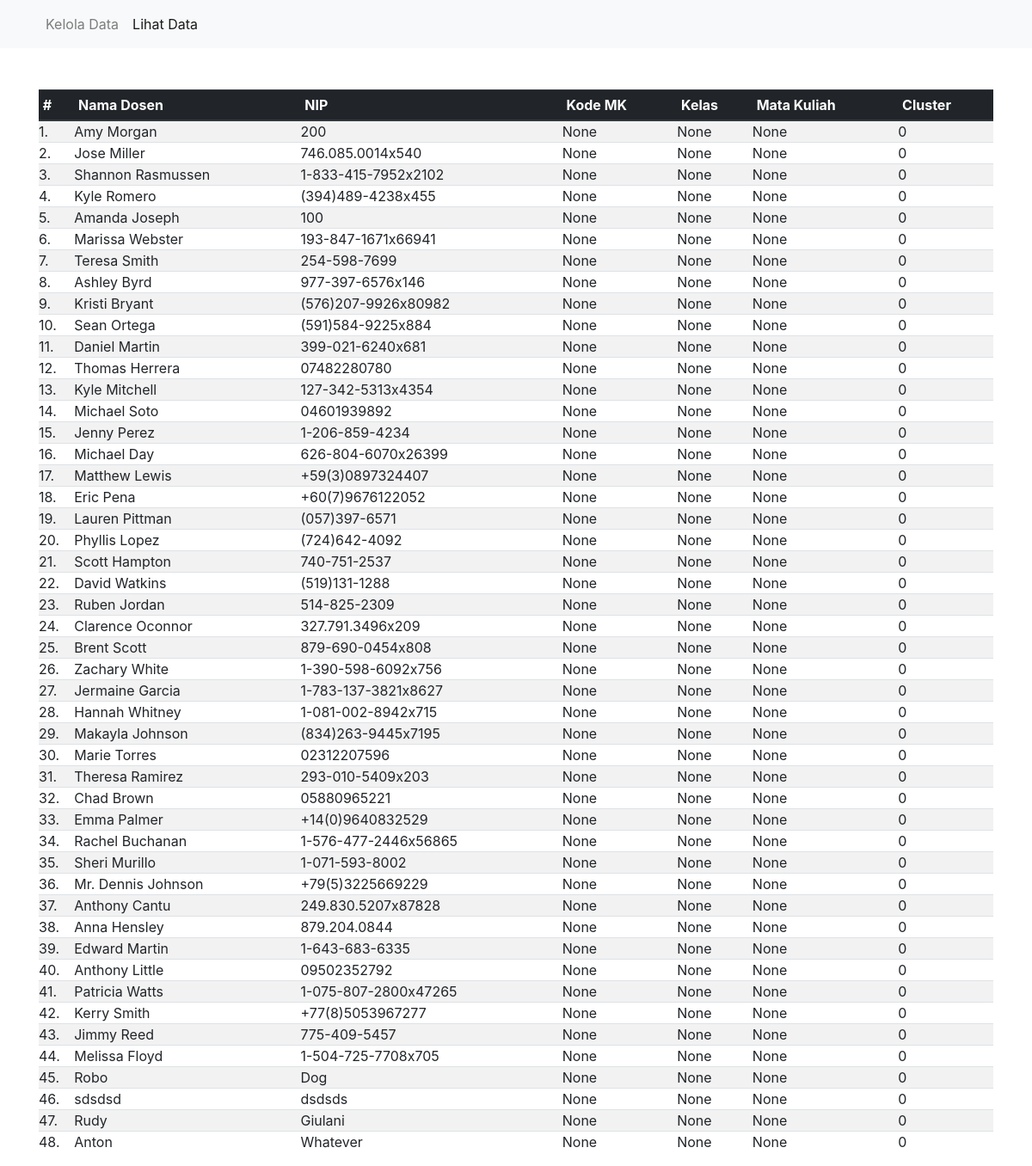
The app's page /view, older data.
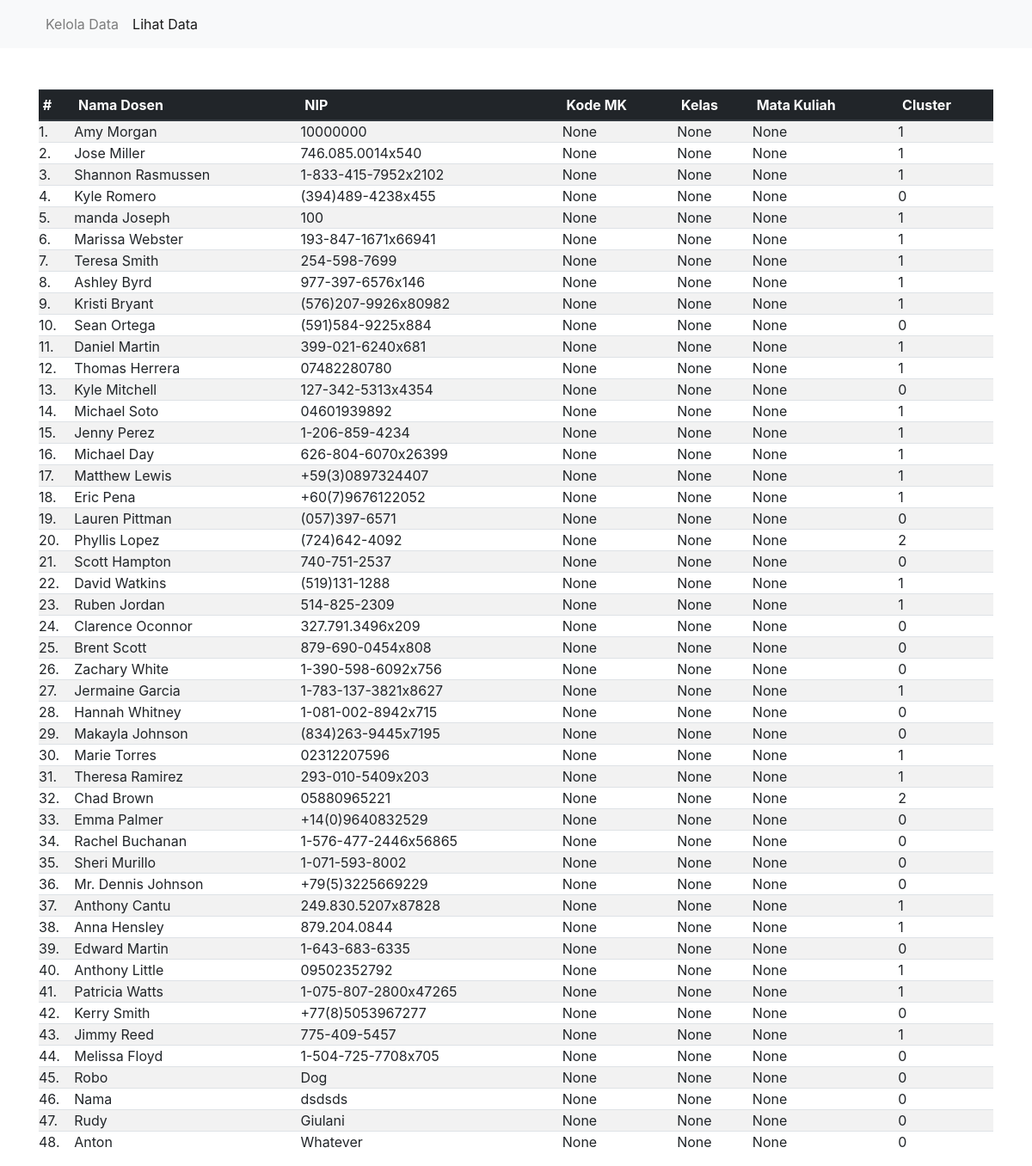
The same page, newer data.
### main/models.py (models this page shows, shortened)
class Dosen(models.Model):
    nama = models.CharField(max_length=50)
    NIP = models.CharField(max_length=50,unique=True)
    kelas = models.CharField(max_length=50,null=True)
    kode_mk = models.CharField(max_length=50,null=True)
    mata_kuliah = models.CharField(max_length=50,null=True)
    nilai_1 = models.FloatField(default=0)
    nilai_2 = models.FloatField(default=0)
    nilai_3 = models.FloatField(default=0)
    nilai_4 = models.FloatField(default=0)
    nilai_5 = models.FloatField(default=0)
    nilai_6 = models.FloatField(default=0)
    nilai_7 = models.FloatField(default=0)
    nilai_8 = models.FloatField(default=0)
    nilai_9 = models.FloatField(default=0)
    nilai_10 = models.FloatField(default=0)
    nilai_11 = models.FloatField(default=0)
    nilai_12 = models.FloatField(default=0)
    nilai_13 = models.FloatField(default=0)
    nilai_14 = models.FloatField(default=0)
    nilai_15 = models.FloatField(default=0)
    nilai_16 = models.FloatField(default=0)
    nilai_17 = models.FloatField(default=0)
    cluster = models.IntegerField(default=0)

### main/views.py (the view)
# urls.py: path('view', views.view, name='dosen.view'),
def view(request):
    return render(request, "main/view.html", {'dosens': Dosen.objects.all()})

### main/templates/main/view.html (shortened to what this page needs)
{% load static %}
<!DOCTYPE html>
<html lang="en">
<head>
    <link rel="stylesheet" href="{% static 'main/css/app.css' %}">
</head>
<body>
    <nav class="navbar navbar-expand-lg navbar-light bg-light mb-5">
        <div class="container">
            <div class="collapse navbar-collapse" id="navbarSupportedContent">
                <ul class="navbar-nav mr-auto">
                    <li class="nav-item">
                    <a class="nav-link" href="/">
                        Kelola Data
                    </a>
                    </li>
                    <li class="nav-item active">
                    <a class="nav-link" href="/view">
                        Lihat Data
                    </a>
                    </li>
                </ul>
            </div>
        </div>
    </nav>
    <div class="container">
        <table class="table table-sm table-striped">
            <thead class="thead-dark">
                <th> # </th>
                <th> Nama Dosen </th>
                <th> NIP </th>
                <th> Kode MK </th>
                <th> Kelas </th>
                <th> Mata Kuliah </th>
                <th> Cluster </th>
            </thead>
            <tbody>
                {% for dosen in dosens %}
                <tr>
                    <td> {{ forloop.counter }}. </td>
                    <td> {{ dosen.nama }} </td>
                    <td> {{ dosen.NIP }} </td>
                    <td> {{ dosen.kode_mk }} </td>
                    <td> {{ dosen.kelas }} </td>
                    <td> {{ dosen.mata_kuliah }} </td>
                    <td> {{ dosen.cluster }} </td>
                </tr>
                {% endfor %}
            </tbody>
        </table>
    </div>
</body>
</html>

### main/templates/main/view.html (style rules this page uses)
* { font-size: 100%; }
.table-sm td { padding: 0rem; }

Row changes from the older to the newer data that the page shows:
changed Dosen "Amy Morgan": NIP "200" → "10000000"; cluster "0" → "1"
changed Dosen "Jose Miller": cluster "0" → "1"
changed Dosen "Shannon Rasmussen": cluster "0" → "1"
changed Dosen: nama "Amanda Joseph" → "manda Joseph"; cluster "0" → "1"
changed Dosen "Marissa Webster": cluster "0" → "1"
changed Dosen "Teresa Smith": cluster "0" → "1"
changed Dosen "Ashley Byrd": cluster "0" → "1"
changed Dosen "Kristi Bryant": cluster "0" → "1"
changed Dosen "Daniel Martin": cluster "0" → "1"
changed Dosen "Thomas Herrera": cluster "0" → "1"
changed Dosen "Michael Soto": cluster "0" → "1"
changed Dosen "Jenny Perez": cluster "0" → "1"
changed Dosen "Michael Day": cluster "0" → "1"
changed Dosen "Matthew Lewis": cluster "0" → "1"
changed Dosen "Eric Pena": cluster "0" → "1"
changed Dosen "Phyllis Lopez": cluster "0" → "2"
changed Dosen "David Watkins": cluster "0" → "1"
changed Dosen "Ruben Jordan": cluster "0" → "1"
changed Dosen "Jermaine Garcia": cluster "0" → "1"
changed Dosen "Marie Torres": cluster "0" → "1"
changed Dosen "Theresa Ramirez": cluster "0" → "1"
changed Dosen "Chad Brown": cluster "0" → "2"
changed Dosen "Anthony Cantu": cluster "0" → "1"
changed Dosen "Anna Hensley": cluster "0" → "1"
changed Dosen "Anthony Little": cluster "0" → "1"
changed Dosen "Patricia Watts": cluster "0" → "1"
changed Dosen "Jimmy Reed": cluster "0" → "1"
changed Dosen "dsdsds": nama "sdsdsd" → "Nama"
